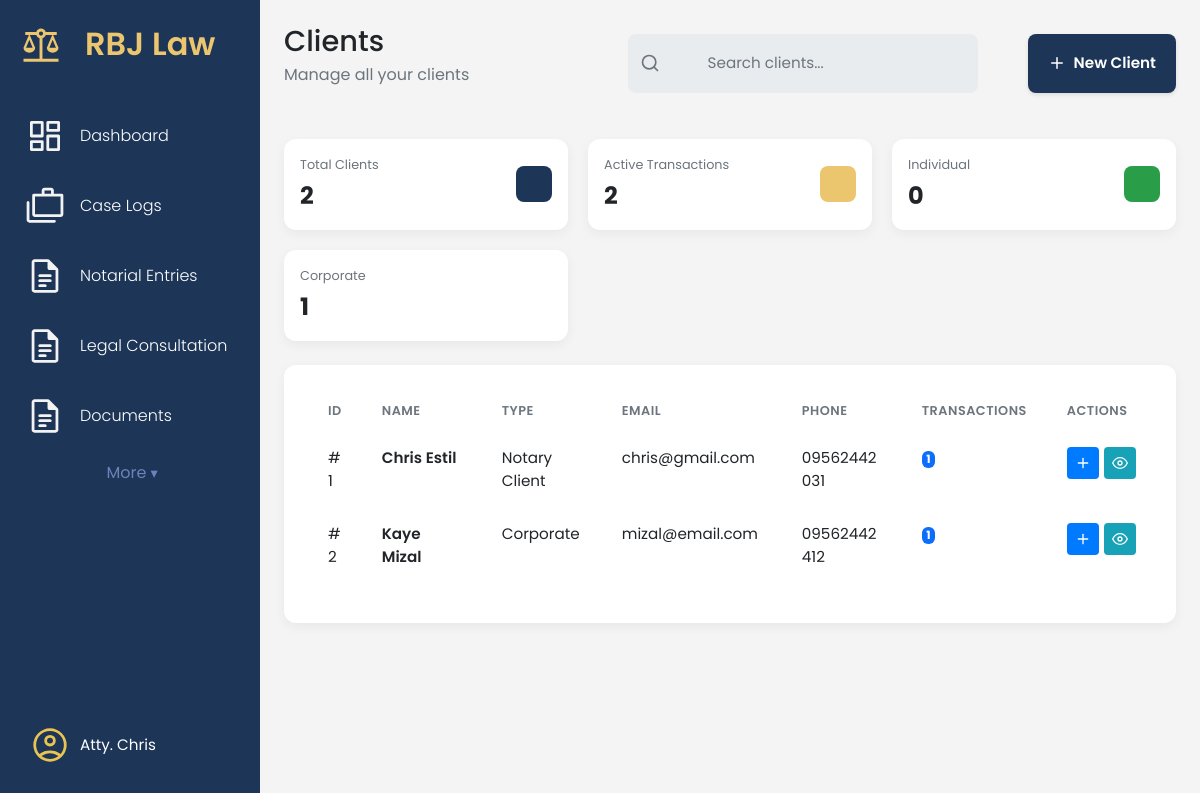
The app's page /clients/ (signed in), older data.
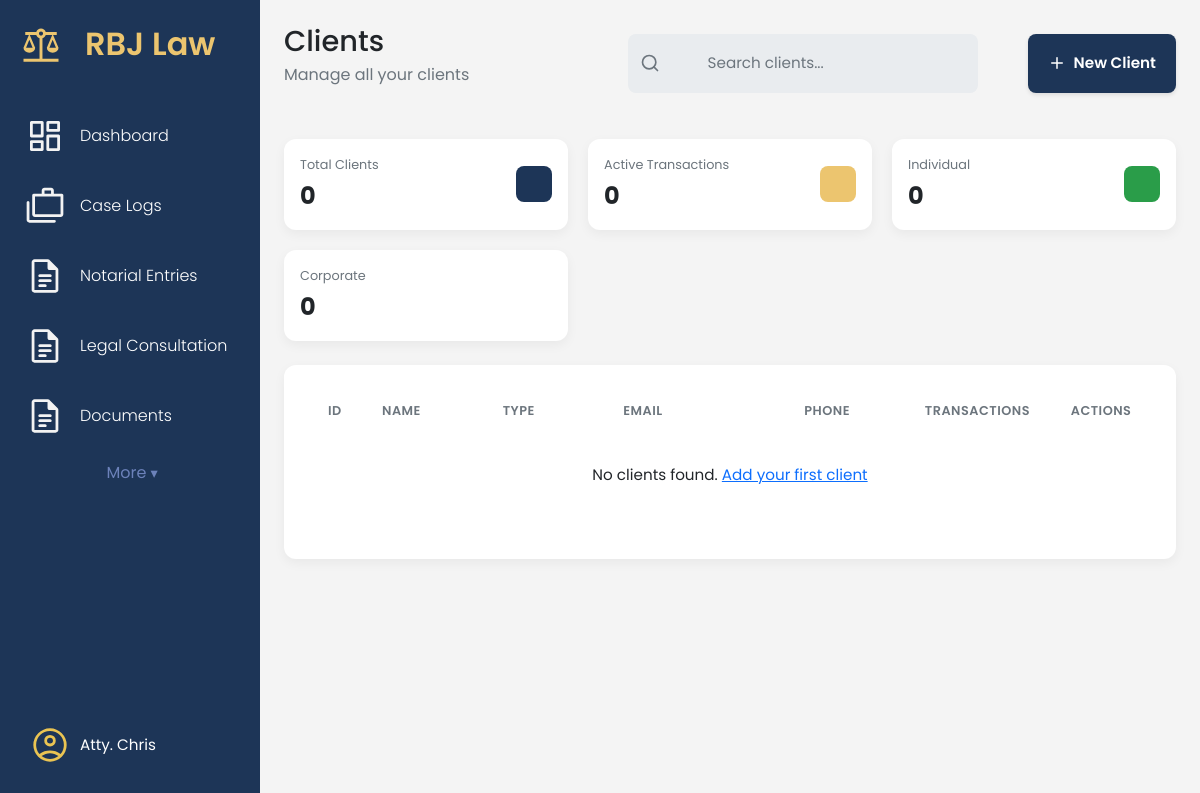
The same page, newer data.
### app/models/client_mdl.py (models this page shows, shortened)
class Client(db.Model):
    __tablename__ = 'clients'
    id = db.Column(db.Integer, primary_key=True)
    client_first_name = db.Column(db.String(100), nullable=False)
    client_last_name = db.Column(db.String(100), nullable=False)
    client_address = db.Column(db.String(255), nullable=False)
    client_email = db.Column(db.String(120), nullable=False, unique=True)
    client_phone = db.Column(db.String(50))
    client_role = db.Column(db.String(50))
    notes = db.Column(db.Text)
    documents = db.relationship('CaseDocument', backref='client', lazy=True)
    transaction_items = db.relationship('TransactionItem', backref='client', lazy=True)
    @property
    def full_name(self):
        return f"{self.client_first_name} {self.client_last_name}"

### app/routes/clients_routes.py (the view)
@clients_bp.route('/')
@login_required
def clients_page():
    clients = get_all_clients()
    return render_template('clients_page.html', clients=clients)

### app/services/client_service.py (called while the page is built)
def get_all_clients():
    return Client.query.all()

### app/templates/clients_page.html (shortened to what this page needs)
{% extends "base.html" %}
{% block content %}
<main class="dashboard-content">
    <header class="dashboard-header">
        <div>
            <h1>Clients </h1>
            <p>Manage all your clients</p>
        </div>
        <div class="dashboard-actions" style="display: flex; justify-content: space-between; flex-shrink: 0; gap: 50px;">
            <div class="search-bar">
                <svg class="search-bar__icon" xmlns="http://www.w3.org/2000/svg" width="20" height="20" viewBox="0 0 24 24" fill="none" stroke="currentColor" stroke-width="2" stroke-linecap="round" stroke-linejoin="round">
                    <circle cx="11" cy="11" r="8"></circle>
                    <line x1="21" y1="21" x2="16.65" y2="16.65"></line>
                </svg>
                <input class="search-bar__input" type="text" placeholder="Search clients...">
            </div>
            <a href="{{ url_for('clients.new_client_form') }}" class="btn btn-primary">
                <svg class="btn-icon-left" xmlns="http://www.w3.org/2000/svg" viewBox="0 0 24 24" fill="none" stroke="currentColor" stroke-width="2" stroke-linecap="round" stroke-linejoin="round" width="20" height="20">
                    <line x1="12" y1="5" x2="12" y2="19"></line>
                    <line x1="5" y1="12" x2="19" y2="12"></line>
                </svg>
                New Client
            </a>
        </div>
    </header>
    <section class="dashboard-cards">
        <div class="data-card data-card--sm">
            <div class="data-card__info">
                <span class="data-card__title">Total Clients</span>
                <span class="data-card__value">{{ clients|length }}</span>
            </div>
            <div class="data-card__icon data-card__icon--blue"></div>
        </div>
        <div class="data-card data-card--sm">
            <div class="data-card__info">
                <span class="data-card__title">Active Transactions</span>
                <span class="data-card__value">
                    {% set total_transactions = [] %}
                    {{ total_transactions|length }}
                </span>
            </div>
            <div class="data-card__icon data-card__icon--gold"></div>
        </div>
        <div class="data-card data-card--sm">
            <div class="data-card__info">
                <span class="data-card__title">Individual</span>
                <span class="data-card__value">
                    {% set individual_count = [] %}
                    {{ individual_count|length }}
                </span>
            </div>
            <div class="data-card__icon data-card__icon--green"></div>
        </div>
        <div class="data-card data-card--sm">
            <div class="data-card__info">
                <span class="data-card__title">Corporate</span>
                <span class="data-card__value">
                    {% set corporate_count = [] %}
                    {{ corporate_count|length }}
                </span>
            </div>
            <div class="data-card__icon data-card__icon--purple"></div>
        </div>
    </section>
    <section class="dashboard-panels-bottom dashboard-panels-bottom--single">
        <div class="panel-card" style="width: 100%;">
            <div class="table-wrapper panel-card__body">
                <table class="table client-table">
                    <colgroup>
                        <col class="short">
                        <col class="medium">
                        <col class="medium">
                        <col class="long">
                        <col class="medium">
                        <col class="short">
                        <col class="actions">
                    </colgroup>
                    <thead>
                        <tr>
                            <th data-sort-key="id">ID</th>
                            <th data-sort-key="name">Name</th>
                            <th data-sort-key="type">Type</th>
                            <th data-sort-key="email">Email</th>
                            <th data-sort-key="phone">Phone</th>
                            <th data-sort-key="transactions">Transactions</th>
                            <th>Actions</th>
                        </tr>
                    </thead>
                    <tbody>
                        {% for client in clients %}
                        <tr>
                            <td>#{{ client.id }}</td>
                            <td>
                                <a href="#" class="table-link">{{ client.full_name }}</a>
                            </td>
                            <td>{{ client.client_role or 'Individual' }}</td>
                            <td>{{ client.client_email }}</td>
                            <td>{{ client.client_phone or 'N/A' }}</td>
                            <td>
                                <span class="badge bg-primary">{{ client.transaction_items|length }}</span>
                            </td>
                            <td>
                                <div class="action-buttons">
                                    <a href="{{ url_for('transaction.new_transaction_form', pre_select_client_id=client.id) }}" class="btn-action btn-action--primary" title="New Transaction">
                                        <svg xmlns="http://www.w3.org/2000/svg" width="16" height="16" viewBox="0 0 24 24" fill="none" stroke="currentColor" stroke-width="2" stroke-linecap="round" stroke-linejoin="round">
                                            <line x1="12" y1="5" x2="12" y2="19"></line>
                                            <line x1="5" y1="12" x2="19" y2="12"></line>
                                        </svg>
                                    </a>
                                    <a href="#" class="btn-action btn-action--info" title="View Details">
                                        <svg xmlns="http://www.w3.org/2000/svg" width="16" height="16" viewBox="0 0 24 24" fill="none" stroke="currentColor" stroke-width="2" stroke-linecap="round" stroke-linejoin="round">
                                            <path d="M1 12s4-8 11-8 11 8 11 8-4 8-11 8-11-8-11-8z"></path>
                                            <circle cx="12" cy="12" r="3"></circle>
                                        </svg>
                                    </a>
                                </div>
                            </td>
                        </tr>
                        {% else %}
                        <tr>
                            <td colspan="7" style="text-align: center; padding: 2rem;">
                                No clients found. <a href="{{ url_for('clients.new_client_form') }}">Add your first client</a>
                            </td>
                        </tr>
                        {% endfor %}
                    </tbody>
                </table>
            </div>
        </div>
    </section>
</main>
{% endblock content %}

### app/templates/base.html (shortened to what this page needs)
<!DOCTYPE html>
<html lang="en">
<head>
    <link rel="stylesheet" href="{{ url_for('static', filename='vendor/bootstrap/css/bootstrap.min.css') }}">
    <link rel="stylesheet" href="{{ url_for('static', filename='css/main.css') }}">
</head>
<body>
    <aside class="sidebar">
        <div class="sidebar-header">
            <img src="{{ url_for('static', filename='img/scales-of-justice.svg') }}" alt="logo">
            <h2>RBJ Law</h2>
        </div>
        <ul class="sidebar-links">
            <li><a href="{{ url_for('dashboard.dashboard_page') }}"><span><img
                            src="{{ url_for('static', filename='img/dashboard.svg') }}" alt=""></span>Dashboard</a></li>
            <li><a href="{{ url_for('case_logs.case_logs_page') }}"><span><img
                            src="{{ url_for('static', filename='img/cases.svg') }}" alt=""></span>Case Logs</a></li>
            <li><a href="{{ url_for('notarial_entries.notarial_entries_page') }}"><span><img
                            src="{{ url_for('static', filename='img/documents.svg') }}" alt=""></span>Notarial
                    Entries</a> </li>
            <li><a href="{{ url_for('legal_consultation.legal_consultation_page') }}"><span><img
                            src="{{ url_for('static', filename='img/documents.svg') }}" alt=""></span>Legal
                    Consultation</a>
            </li>
            <li><a href="{{ url_for('documents.documents_page') }}"><span><img
                            src="{{ url_for('static', filename='img/documents.svg') }}" alt=""></span>Documents</a></li>
            <li class="has-submenu">
                <button class="submenu-toggle" aria-expanded="false" aria-haspopup="true">
                    More
                    <span class="chev" aria-hidden="true">▾</span>
                </button>
            </li>
        </ul>
        <div class="sidebar-footer">
            <button class="avatar-btn" id="avatarBtn">
                <img src="{{ url_for('static', filename='img/avatar.svg') }}" alt="User Avatar">
                <span>Atty. Chris</span>
            </button>
        </div>
    </aside>
    <div class="page-container">
        {% block content %}{% endblock %}
    </div>
</body>
</html>

### app/static/css/main.css (style rules this page uses)
.sidebar-links .has-submenu { position: relative; display: block; }
.submenu-toggle { align-items: center; gap: 0.75rem; width: 100%; padding: 0.6rem 0.75rem; border: 0; background: transparent; color: rgba(152, 173, 241, 0.644); cursor: pointer; font: inherit; }
.submenu-toggle .chev { margin-left: auto; font-size: 0.9rem; transition: transform .18s ease; }

### app/static/css/components/sidebar.css (style rules this page uses)
.sidebar-header img { width: 42px; }
body { min-height: 100vh; background-color: aliceblue; }
.sidebar { display: flex; position: fixed; flex-direction: column; justify-content: space-between; top: 0; left: 0; height: 100%; width: 260px; background-color: var(--color-card-blue); padding: 25px 20px; }
.sidebar-header { display: flex; align-items: flex-start; margin-bottom: 30px; }
.sidebar-header h2 { font-size: 1.25 rem; font-weight: 600; color: var(--color-card-gold); margin-left: 23px; }
.sidebar-links { list-style: none; margin-top: 20; padding-left: 0; }
.sidebar-links li a { display: flex; align-items: center; gap: 0 15px; color: white; font-weight: 300; padding: 15px 5px; white-space: nowrap; text-decoration: none; }
.sidebar-footer { display: flex; flex-direction: column; align-items: center; position: relative; margin-top: auto; }
.avatar-btn { display: flex; align-items: center; gap: 10px; background: none; border: none; color: white; cursor: pointer; width: 100%; padding: 10px; font-size: 0.95rem; }
.avatar-btn img { width: 40px; height: 40px; border-radius: 50%; }

### app/static/css/base/_variable.css (style rules this page uses)
:root { --color-bg-primary: #F4F4F4; --color-bg-secondary: #FFFFFF; --color-bg-search: #E9ECEF; --color-text-primary: #212529; --color-text-secondary: #6C757D; --color-text-white: #FFFFFF; --color-card-blue: #1D3557; --color-card-gold: #ecc56f; --color-card-green: #2A9D49; --shadow-light: 0 4px 12px rgba(0, 0, 0, 0.05); --border-radius-m: 12px; --border-radius-s: 8px; }

### app/static/css/components/_dashboard.css (style rules this page uses)
.page-container { margin-left: 260px; min-height: 100vh; }
.dashboard-content { padding: 24px; }
.dashboard-header { display: flex; justify-content: space-between; align-items: center; margin-bottom: 24px; padding-bottom: 12px; border-bottom: 1px solid var(--color-border-light); }
.dashboard-header h1 { margin: 0; font-size: 1.8rem; color: var(--color-text-primary); }
.dashboard-header p { margin-top: 4px; color: var(--color-text-secondary); }
.dashboard-cards { display: grid; grid-template-columns: repeat(auto-fit, minmax(280px, 1fr)); gap: 20px; margin-block: 24px; }
.dashboard-panels-bottom { display: grid; grid-template-columns: 1fr 1fr; gap: 20px; margin-bottom: 24px; margin-top: 24px; }
.dashboard-panels-bottom--single { display: flex; }
.panel-card { background-color: var(--color-bg-secondary); padding: 24px; border-radius: var(--border-radius-m); box-shadow: var(--shadow-light); }
body { background-color: var(--color-bg-primary); font-family: -apple-system, BlinkMacSystemFont, "Segoe UI", Roboto, Helvetica, Arial, sans-serif; }

### app/static/css/components/_data-card.css (style rules this page uses)
.data-card { display: flex; justify-content: space-between; align-items: center; background-color: var(--color-bg-secondary); padding: 24px; border-radius: var(--border-radius-m); box-shadow: var(--shadow-light); }
.data-card__info { display: flex; flex-direction: column; }
.data-card__title { font-size: 0.9rem; color: var(--color-text-secondary); margin-bottom: 4px; }
.data-card__value { font-size: 2rem; font-weight: 700; color: var(--color-text-primary); }
.data-card__icon { width: 48px; height: 48px; border-radius: var(--border-radius-s); }
.data-card--sm { padding: 16px; }
.data-card--sm .data-card__title { font-size: 0.8rem; }
.data-card--sm .data-card__value { font-size: 1.5rem; }
.data-card--sm .data-card__icon { width: 36px; height: 36px; }
.data-card__icon--blue { background-color: var(--color-card-blue); }
.data-card__icon--gold { background-color: var(--color-card-gold); }
.data-card__icon--green { background-color: var(--color-card-green); }

### app/static/css/components/_search-bar.css (style rules this page uses)
.search-bar { display: flex; align-items: center; background-color: var(--color-bg-search); border-radius: var(--border-radius-s); padding: 8px 12px; max-width: 500px; }
.search-bar__icon { color: var(--color-text-secondary); margin-right: 8px; flex-shrink: 0; }
.search-bar__input { width: 100%; border: none; outline: none; background-color: transparent; font-size: 1rem; color: var(--color-text-primary); }
.search-bar__input::placeholder { color: var(--color-text-secondary); }

Row changes from the older to the newer data that the page shows:
removed Client: id "1", full_name "Chris Estil", client_role "Notary Client", client_email "chris@gmail.com", client_phone "09562442031", transaction_items|length "1"
removed Client: id "2", full_name "Kaye Mizal", client_role "Corporate", client_email "mizal@email.com", client_phone "09562442412", transaction_items|length "1"
Text that changed along with them:
{{ clients|length }}: "2" → "0"
{{ total_transactions|length }}: "2" → "0"
{{ corporate_count|length }}: "1" → "0"
text now shown: "No clients found. Add your first client"
